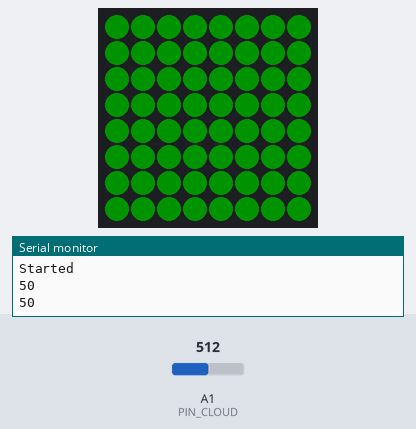
Bench run of a sketch on a simulated Arduino Uno, built with avr-gcc and run on an emulated ATmega328P. On the bench: 8×8 RGB LED matrix (first LED top left, wired row by row), the last lines printed to the serial monitor. Inputs (shaded band) come from the test bench; at power-on: A1 (PIN_CLOUD) = 512. Dim RGB values are drawn brighter than linear.

Above: at 0.89 s.
1.3 s: A1 (PIN_CLOUD) set to 716
At 1.85 s:
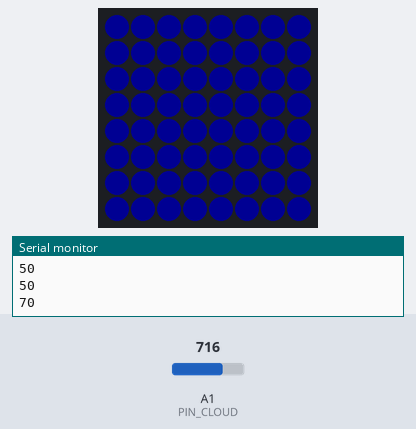
4.3 s: A1 (PIN_CLOUD) set to 306
At 5.19 s:
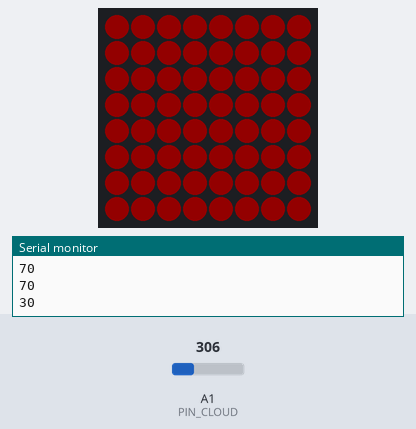
7.3 s: A1 (PIN_CLOUD) set to 90
9.1 s: A1 (PIN_CLOUD) set to 1023
At 10.6 s:
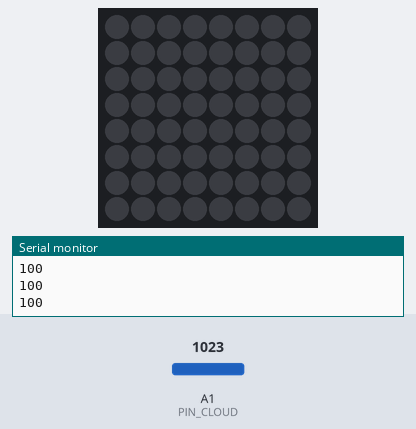
Timing chart, 0 to 11.6 s (numbered marks = the images above; inputs shaded):
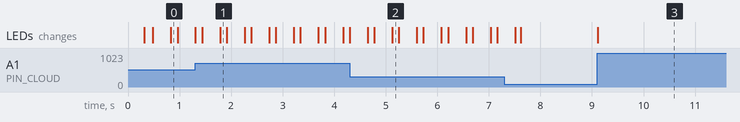

Measured:
- after the input at 1.3 s, the LEDs: first differ from a run without the input after 0.49 s (image 1)
- after the input at 4.3 s, the LEDs: first differ from a run without the input after 0.83 s (image 2)
- after the input at 9.1 s, the LEDs: change at once (image 3)

The sketch:

hackpack-text-colors.ino
```cpp
#include <Adafruit_NeoPixel.h>
#include <Adafruit_GFX.h>
#include <Adafruit_NeoMatrix.h>
#include "RGB.h"

#define PIN_MATRIX 1
#define PIN_CLOUD A1

Adafruit_NeoMatrix matrix = Adafruit_NeoMatrix(8, 8, PIN_MATRIX,
  NEO_MATRIX_TOP + NEO_MATRIX_LEFT + NEO_MATRIX_ROWS + NEO_MATRIX_PROGRESSIVE,
  NEO_GRB + NEO_KHZ800
);

int value = 0;
RGB colors[3] = {
  red,
  green,
  blue
};

void setup() {
  Serial.begin(9600);
  Serial.println("Started");

  pinMode(PIN_CLOUD, INPUT);

  matrix.begin();
  matrix.setBrightness(40);
  matrix.setTextColor(matrix.Color(white.r, white.g, white.b));
  matrix.setTextWrap(false);
}

void loop() {
  value = round(analogRead(1) / 10.24);
  Serial.println(value);

  if (value > 10) {
    RGB color = off;
    if (value >= 10 && value < 40) {
        color = colors[0];
    } else if (value >= 40 && value < 70) {
        color = colors[1];
    } else if (value >= 70 && value < 100) {
        color = colors[2];
    }

    crossFade(off, color, 50, 3);
  }
}

// Fill the dots one after the other with a color
void colorWipe(RGB color, uint8_t wait) {
  for(uint16_t row=0; row < 8; row++) {
    for(uint16_t column=0; column < 8; column++) {
      matrix.drawPixel(column, row, matrix.Color(color.r, color.g, color.b));
      matrix.show();
      delay(wait);
    }
  }
}

// Fade pixel (x, y) from startColor to endColor
void fadePixel(int x, int y, RGB startColor, RGB endColor, int steps, int wait) {
  for(int i = 0; i <= steps; i++)
  {
     int newR = startColor.r + (endColor.r - startColor.r) * i / steps;
     int newG = startColor.g + (endColor.g - startColor.g) * i / steps;
     int newB = startColor.b + (endColor.b - startColor.b) * i / steps;

     matrix.drawPixel(x, y, matrix.Color(newR, newG, newB));
     matrix.show();
     delay(wait);
  }
}

// Crossfade entire screen from startColor to endColor
void crossFade(RGB startColor, RGB endColor, int steps, int wait) {
  for(int i = 0; i <= steps; i++)
  {
     int newR = startColor.r + (endColor.r - startColor.r) * i / steps;
     int newG = startColor.g + (endColor.g - startColor.g) * i / steps;
     int newB = startColor.b + (endColor.b - startColor.b) * i / steps;

     matrix.fillScreen(matrix.Color(newR, newG, newB));
     matrix.show();
     delay(wait);
  }
}
```

RGB.h
```cpp
struct RGB {
  byte r;
  byte g;
  byte b;
};

// Define some colors we'll use frequently
RGB white = { 255, 255, 255 };
RGB red = { 255, 0, 0 };
RGB green = { 0, 255, 0 };
RGB blue = { 0, 0, 255 };
RGB purple = { 241, 57, 106 };
RGB off = { 0, 0, 0 };
RGB teal = { 60, 89, 78 };
RGB yellow = { 34, 50, 69 };
RGB orange = { 156, 55, 39 };
```
